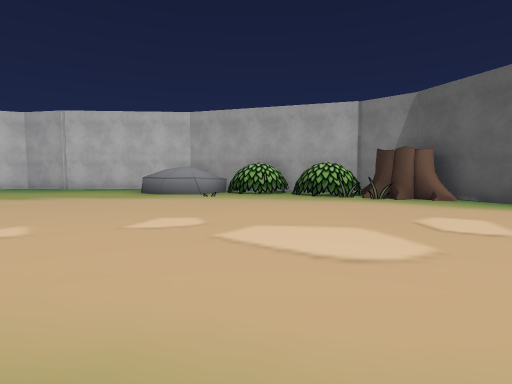
view 1 (above)

16 first-person views from a walk through a Unity game level. The camera is 1.4 m above the floor, tilts 4° down and sees 80° across. The floor is counted in squares, 2.12 m on a side. Each view is taken from the middle of a square. On the plan, view 1 faces up. The plan holds only what a view shows up to about 10 squares ahead; the rest is blank. The place goes on beyond the plan. The player is left out. Some surface patterns are stand-ins.

view 2
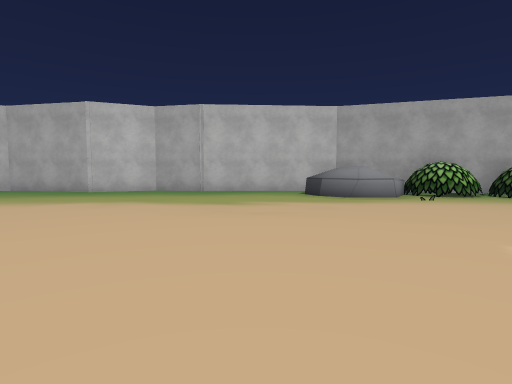

view 3
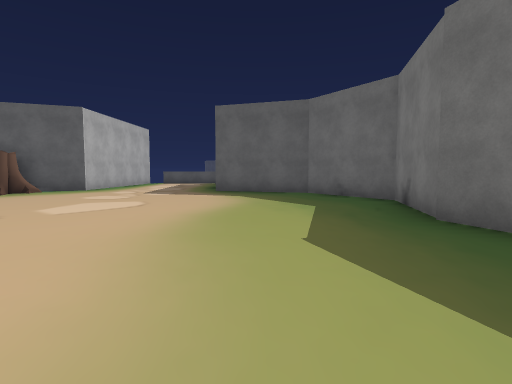

view 4
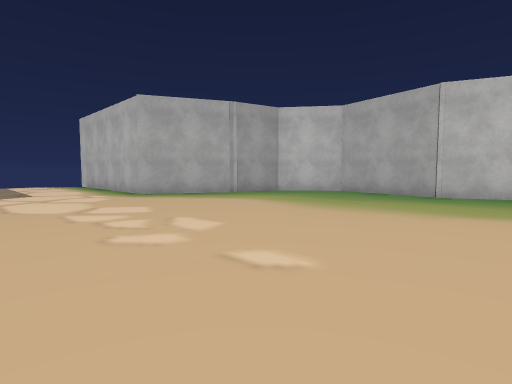

view 5
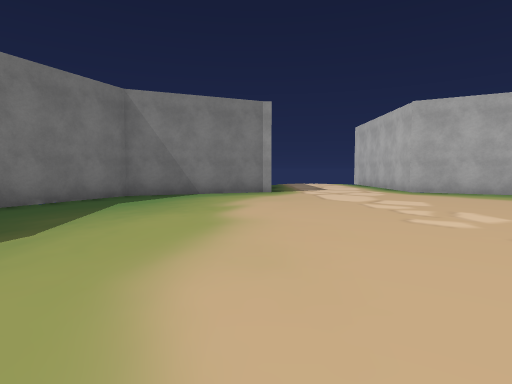

view 6
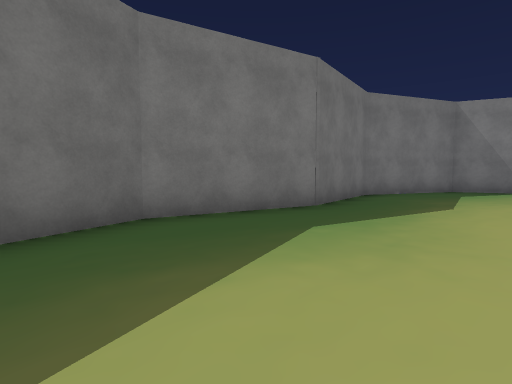

view 7
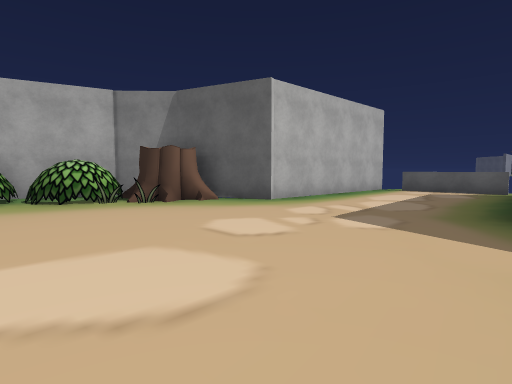

view 8
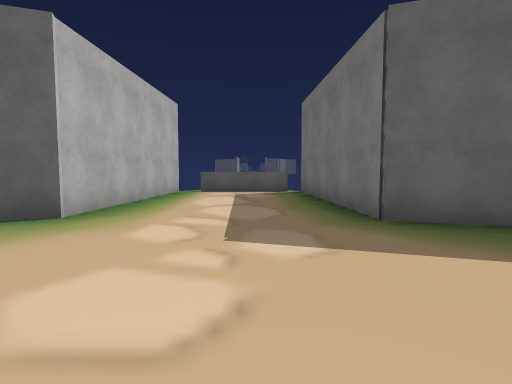

view 9
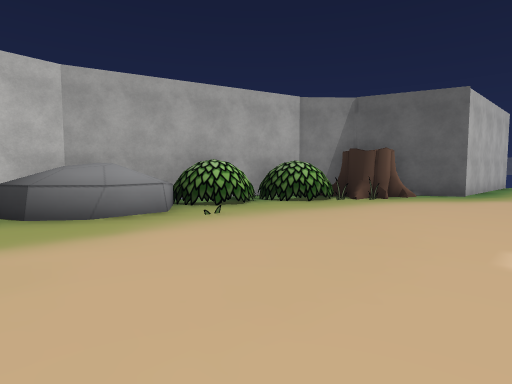

view 10
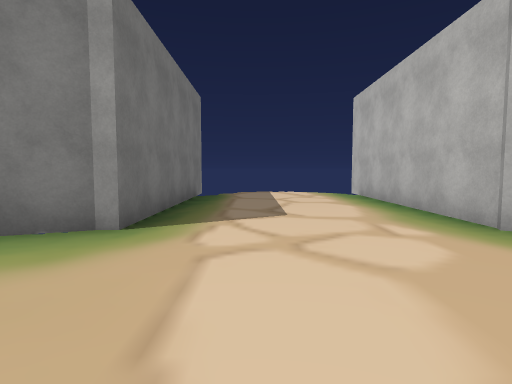

view 11
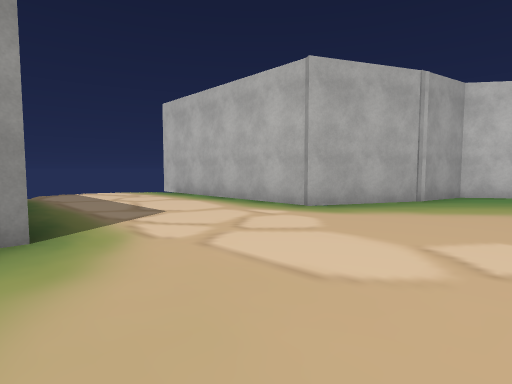

view 12
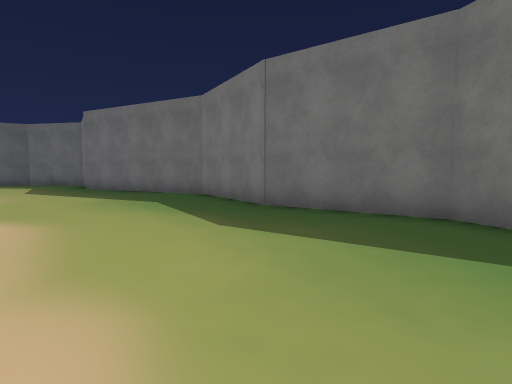

view 13
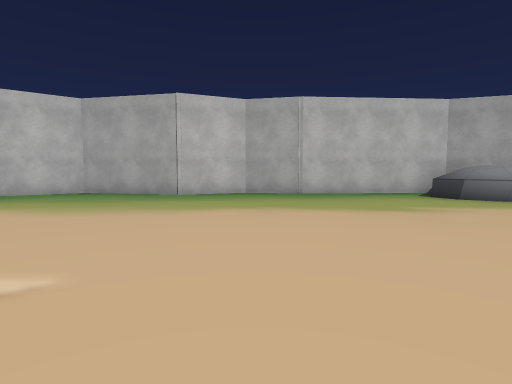

view 14
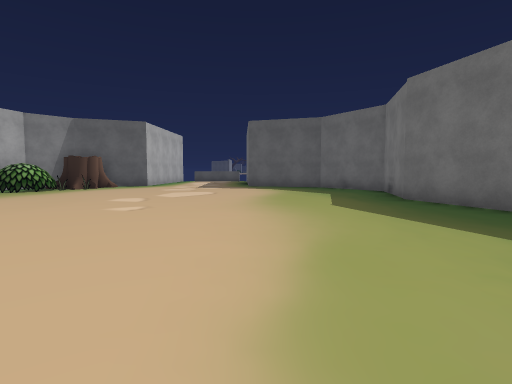

view 15
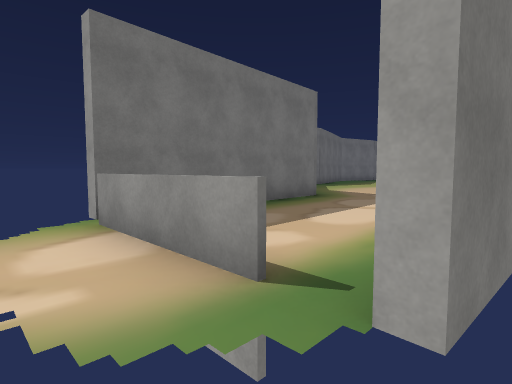

view 16
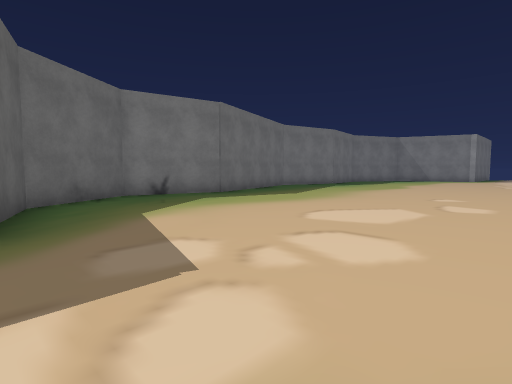

### Floor plan
Points are (right, up) in squares from view 1. A wall is a line through its corners. A room is listed if a view was taken in it or the views show most of it. See-through windows are left out.
Room 1 (views 1, 2, 3, 4, 5, 6, 7, 8, 9, 10, 11, 12, 13, 14, 15, 16)
walls: (-6.7, 10.8) (-8.3, 11.1) (-10, 10.4) (-13.1, 11) (-14.7, 9.8) (-15.2, 8); (-0.3, 8.6) (-0.7, 9.1); (0.2, 10.3) (-2.4, 11.1) (-6.8, 10.8); (3, 7.3) (2.9, 7.9); (-15, 8.3) (-16.3, 5.8) (-22, 5.8); (2.4, 9.5) (0.8, 10.1); (4, 6.7) (3.7, 7.1); (4.1, 7) (3.3, 6.9); (4.2, 6.8) (3.2, 7.1) (2.9, 7.5); (4.3, 6.8) (3.3, 7) (2.9, 7.5); (9.5, 5.8) (10.9, 5.7); (-21.9, 1.4) (-16.5, 1.5) (-14.9, -2.4) (-12, -3.8) (-8.9, -3.3) (-5.8, -4) (-1, -2.5) (1.8, -3.1) (4.1, -1.6) (5, 1.3) (10.8, 1.6); (10.6, 3.2) (10.6, 1.9); (10.7, 5.6) (5.2, 5.6) (4.5, 7.8); (10.7, 1.9) (10.7, 3)
low walls: (0.7, 8.7) (0.2, 8.5) (-0.3, 8.6); (3, 8.4) (2.5, 7.8) (1.9, 7.7)
objects: other object (-3, 9) to (-1, 10); other object (-1, 8); other object (3, 7)

Positions as (right, up) in squares from view 1, and headings:
1: (0, 0), facing up
2: (-5, 1), facing up
3: (-5, 0), facing right
4: (-8, 2), facing up-left
5: (-7, 1), facing left
6: (-4, 0), facing down-left
7: (0, 1), facing up-right
8: (1, 3), facing right
9: (-4, 4), facing up-right
10: (-13, 3), facing left
11: (-13, 1), facing up-left
12: (-13, 1), facing down-right
13: (-8, 2), facing up
14: (-8, 1), facing right
15: (12, 6), facing down-left
16: (5, 5), facing down-left
